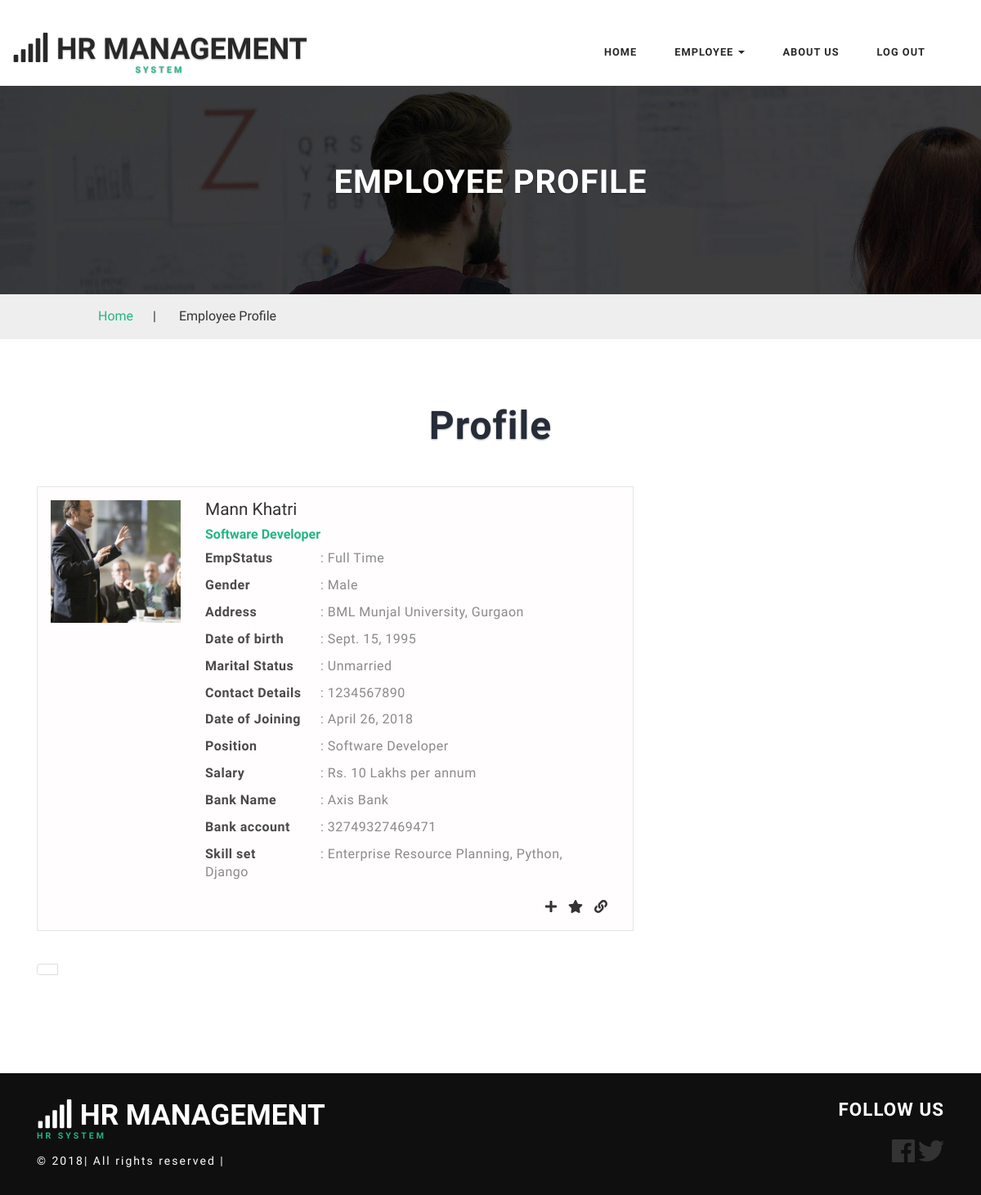
Screenshot of /HR/employee_profile/ (signed in) with the database file from the repository.
### HR/models.py (models this page shows, shortened)
class Employee(models.Model):
    emp = models.OneToOneField(User, on_delete=models.CASCADE)
    name = models.CharField(max_length=50)
    dob = models.DateField()
    sex = models.CharField(max_length=20)
    address = models.CharField(max_length=200)
    marital_status = models.CharField(max_length=30)
    contact = models.IntegerField()
    joining_date = models.DateField()
    position = models.CharField(max_length=100)
    emp_status = models.CharField(max_length=70)
    salary = models.CharField(max_length=30)
    bank_name = models.CharField(max_length=100)
    bank_account = models.IntegerField()
    skill_set = models.TextField()
    image = models.ImageField(upload_to='HR/static/HR')

### HR/views.py (the view)
def employee_profile(request):
    context = {}
    try:
        user = User.objects.get(username=request.user.username)
        emp = Employee.objects.get(emp=user)
        context["emp"] = emp
    except:
        pass
    return render(request, 'HR/employee_profile.html', context)

### HR/templates/HR/employee_profile.html (shortened to what this page needs)
﻿<!DOCTYPE html>
<html>
{% load static %}
<head>
	<link href="{% static 'HR/bootstrap.css' %}" rel="stylesheet" type="text/css" media="all"/>
    <link href="{% static 'HR/style.css' %}" rel="stylesheet" type="text/css" media="all"/>
</head>
<body>
	<div class="header" id="home">
    <div class="content white agile-info">
        <nav class="navbar navbar-default" role="navigation">
            <div class="container">
                <div class="navbar-header">
                    <a class="navbar-brand" href="{% url 'HR:home' %}">
                        <h1><span class="fa fa-signal" aria-hidden="true"></span> HR Management<label>System</label>
                        </h1>
                    </a>
                </div>
                <div class="collapse navbar-collapse" id="bs-example-navbar-collapse-1">
                    <nav class="link-effect-2" id="link-effect-2">
                        <ul class="nav navbar-nav">
                            <li><a href="{% url 'HR:home' %}" class="effect-3">Home</a></li>
                            {% if user.is_authenticated %}
                            {% if user.is_superuser %}
                             <li class="dropdown">
                                <a href="#" class="dropdown-toggle effect-3" data-toggle="dropdown">Admin<b
                                        class="caret"></b></a>
                                <ul class="dropdown-menu multi-column columns-2">
                                    <div class="row">
                                        <div class="col-sm-6">
                                            <ul class="multi-column-dropdown">
                                                <li><a href="{% url 'HR:dashboard' %}">Dashboard</a></li>
                                                <li class="divider"></li>
                                                <li><a href="{% url 'HR:complaints' %}">Complaints</a></li>
                                                <li class="divider"></li>
                                                <li><a href="{% url 'HR:feedback' %}">Feedback</a></li>
                                            </ul>
                                        </div>
                                    </div>
                                </ul>
                            </li>
                            {% else %}
                            <li class="dropdown">
                                <a href="#" class="dropdown-toggle effect-3" data-toggle="dropdown">Employee <b
                                        class="caret"></b></a>
                            </li>
                            {% endif %}{% endif %}
                            <li><a href="{% url 'HR:about' %}" class="effect-3">About us</a></li>
                            {% if user.is_authenticated %}
                            <li><a href="{% url 'HR:logout' %}" class="effect-3">Log Out</a></li>
                            {% else %}
                            <li><a href="{% url 'HR:login' %}" class="effect-3">Log In</a></li>
                            {% endif %}
                        </ul>
                    </nav>
                </div>
            </div>
        </nav>
    </div>
</div>
	<div class="inner_page_agile">
		<h3>Employee Profile</h3>
	</div>
	<div class="services-breadcrumb_w3layouts">
		<div class="inner_breadcrumb">
			<ul class="short_w3ls"_w3ls>
				<li><a href="{% url 'HR:home' %}">Home</a><span>|</span></li>
				<li>Employee Profile</li>
			</ul>
		</div>
	</div>
	<div class="inner_content_info_agileits">
		<div class="container">
			<div class="tittle_head_w3ls">
				<h3 class="tittle">Profile</h3>
			</div>
			<div class="inner_sec_grids_info_w3ls">
				<div class="col-md-8 job_info_left">
					<div class="tab_grid_prof">
						<div class="col-sm-3 loc_1">
							<a href="single.html"><img src="{{MEDIA_URL}}{{emp.image.url}}" alt="No Image Provided!"></a>
						</div>
						<div class="col-sm-9">
							<div class="location_box1">
								<h6>{{emp.name}}</h6>
								<span class="m_2_prof">{{emp.position}}</span>
								<div class="person-info">
									<ul>
										<li><span>EmpStatus</span>: {{emp.emp_status}}</li>
										<li><span>Gender</span>: {{emp.sex}}</li>
										<li><span>Address</span>: {{emp.address}}</li>
                                        <li><span>Date of birth</span>: {{emp.dob}}</li>
                                        <li><span>Marital Status</span>: {{emp.marital_status}}</li>
                                        <li><span>Contact Details</span>: {{emp.contact}}</li>
                                        <li><span>Date of Joining</span>: {{emp.joining_date}}</li>
                                        <li><span>Position</span>: {{emp.position}}</li>
                                        <li><span>Salary</span>: Rs. {{emp.salary}} per annum</li>
                                        <li><span>Bank Name</span>: {{emp.bank_name}}</li>
                                        <li><span>Bank account</span>: {{emp.bank_account}}</li>
                                        <li><span>Skill set</span>: {{emp.skill_set}}</li>
									</ul>
								</div>
								<ul class="top-btns">
									<li><a href="#" class="fa fa-plus toggle"></a></li>
									<li><a href="#" class="fa fa-star"></a></li>
									<li><a href="#" class="fa fa-link"></a></li>
								</ul>
							</div>
						</div>
						<div class="clearfix"> </div>
					</div>
                     <ul class="pagination paging w3-agileits-paging">
					<ul class="pagination paging w3-agileits-paging">
						<li>
							<a href="#" aria-label="Previous">
					  </a>
						</li>
					</ul>
				</div>
					</div>
		</div>
	</div>
	<div class="footer_w3ls">
    <div class="container">
        <div class="footer_bottom">
            <div class="col-md-9 footer_bottom_grid">
                <div class="footer_bottom1">
                    <a href="{% url 'HR:home' %}">
                        <h2><span class="fa fa-signal" aria-hidden="true"></span> HR MANAGEMENT <label>Hr SYSTEM</label>
                        </h2>
                    </a>
                    <p>© 2018| All rights reserved | <a href="http://w3layouts.com"></a></p>
                </div>
            </div>
            <div class="col-md-3 footer_bottom_grid">
                <h6>Follow Us</h6>
                <div class="social">
                    <ul>
                        <li><a href="https://www.facebook.com/akshay.garg.1481"><i class="fab fa-facebook fa-2x"></i></a></li>
                        <li><a href="https://twitter.com/MayankJindalMJ"><i class="fab fa-twitter fa-2x"></i></a></li>
                    </ul>
                </div>
            </div>
            <div class="clearfix"></div>
        </div>
    </div>
</div>
</body>
</html>

### HR/static/HR/style.css (style rules this page uses)
html, body { margin: 0; font-size: 100%; background: #fff; font-family: 'Work Sans', sans-serif; }
body a { text-decoration: none; transition: 0.5s all; -webkit-transition: 0.5s all; -moz-transition: 0.5s all; -o-transition: 0.5s all; -ms-transition: 0.5s all; }
h1, h2, h3, h4, h5, h6 { margin: 0; font-family: 'Work Sans', sans-serif; }
p { margin: 0; letter-spacing: 1px; font-size: 0.9em; }
ul { margin: 0; padding: 0; }
label { margin: 0; }
.content { margin: 0; padding: 0px; }
.navbar-nav { float: right; margin: 0; }
.content.white { background: #fff; padding: 1em 0; }
.navbar { position: relative; min-height: 50px; margin-bottom: 0!important; border: 1px solid transparent; }
.navbar-default { background-color: #fff; border-color: #fff; }
.navbar-brand { float: left; padding: 0!important; font-size: 18px; line-height: 0px!important; height: 0px!important; text-transform: uppercase; text-shadow: 0 1px 2px rgba(0, 0, 0, 0.29); }
.navbar-default a.navbar-brand h1 { color: #282828; font-weight: bold; }
.navbar-default .navbar-nav>li>a { color: #282828; font-size: 0.8em; letter-spacing: 1px; font-weight: 600; text-transform: uppercase; padding: 14px 8px; }
.navbar-nav>li>a { padding-top: 18px; padding-bottom: 15px; }
.navbar-default .navbar-brand label { color: #23B684; display: block; font-size: 0.3em; text-align: center; letter-spacing: 3px; }
.effect-3 { overflow: hidden; }
.effect-3:before { left: -1px; bottom: 0; width: 100%; height: 2px; background: #23B684; content: ''; position: absolute; transition: transform .5s ease; transform: translateX(-100%); -webkit-transform: translateX(-100%); -moz-transform: translateX(-100%); -o-transform: translateX(-100%); -ms-transform: translateX(-100%); }
.navbar-nav>li { float: left; margin: 0 15px; }
h3.tittle { color: #262c38; margin: 0; font-size: 3em; font-weight: 700; letter-spacing: 1px; text-align: center; text-shadow: 0 1px 2px rgba(0, 0, 0, 0.33); }
.inner_sec_grids_info_w3ls { margin-top: 4em; }
.inner_page_agile h3 { color: #fff; text-transform: uppercase; font-weight: 700; font-size: 2.5em; text-shadow: 0 1px 2px rgba(0, 0, 0, 0.29); letter-spacing: 1px; }
.services-breadcrumb_w3layouts { width: 100%; border: none; padding: 1em 0; background: #eee; }
.services-breadcrumb_w3layouts ul li span { padding: 0 1.5em; }
ul.short_w3ls { text-align: left; }
ul.short_w3ls li { list-style: none; display: inline-block; }
.inner_breadcrumb { width: 80%; margin: 0 auto; }
ul.short_w3ls li a { color: #23b684; text-decoration: none; }
.loc_1 { padding-left: 0; }
.location_box1 h6 { font-size: 1.3em; }
.loc_1 img { width: 100%; }
.inner_content_info_agileits { padding: 6em 0; }
ul.top-btns { float: right; margin-top: 10px; }
.top-btns li { display: inline-block; margin-left: 10px; }
.tab_grid_prof { padding: 1em; background: #fffdfd; padding: 1em; border: 1px solid rgba(221, 221, 221, 0.74); }
.person-info ul li { list-style: none; display: block; margin-bottom: 10px; color: #8a8a8a; font-size: 16px; letter-spacing: 0.5px; }
.person-info ul li span { width: 141px; display: inline-block; color: #4a4a4a; font-weight: 600; }
span.m_2_prof { font-weight: 600; color: #23b684; padding: 1em 0; line-height: 37px; }
.footer_bottom1 a { display: inline-block; }
.footer_w3ls { background: #0f0f10; }
.footer_bottom_grid:nth-child(2) { float: right; text-align: right; }
.footer_bottom { padding: 2em 0; }
.footer_bottom h6 { color: #ffffff; font-size: 1.4em; letter-spacing: 1px; margin-bottom: 1em; text-transform: uppercase; font-weight: 700; }
.footer_bottom1 p { color: #fff; font-size: 14px; letter-spacing: 2px; margin-top: 1em; }
.social ul { padding: 0; margin: 0; }
.social ul li { display: inline-block; }
.social ul li a { color: #333; text-align: center; }
.footer_bottom1 label { color: #23B684; display: block; font-size: 0.3em; letter-spacing: 3px; }
.footer_bottom1 h2 { font-size: 2.2em; text-transform: uppercase; text-shadow: 0 1px 2px rgba(0, 0, 0, 0.29); color: #fff; font-weight: 700; }
@media (max-width:1366px) { .inner_sec_grids_info_w3ls { margin-top: 3em; } }
@media (max-width:1366px) { .inner_content_info_agileits, .banner-bottom, .services { padding: 5em 0; } }

### rows the page displays
Employee: image (picture), name "Mann Khatri", position "Software Developer", emp_status "Full Time", sex "Male", address "BML Munjal University, Gurgaon", dob "Sept. 15, 1995", marital_status "Unmarried", contact "1234567890", joining_date "April 26, 2018", salary "10 Lakhs", bank_name "Axis Bank", bank_account "32749327469471", skill_set "Enterprise Resource Planning, Python, Django"
